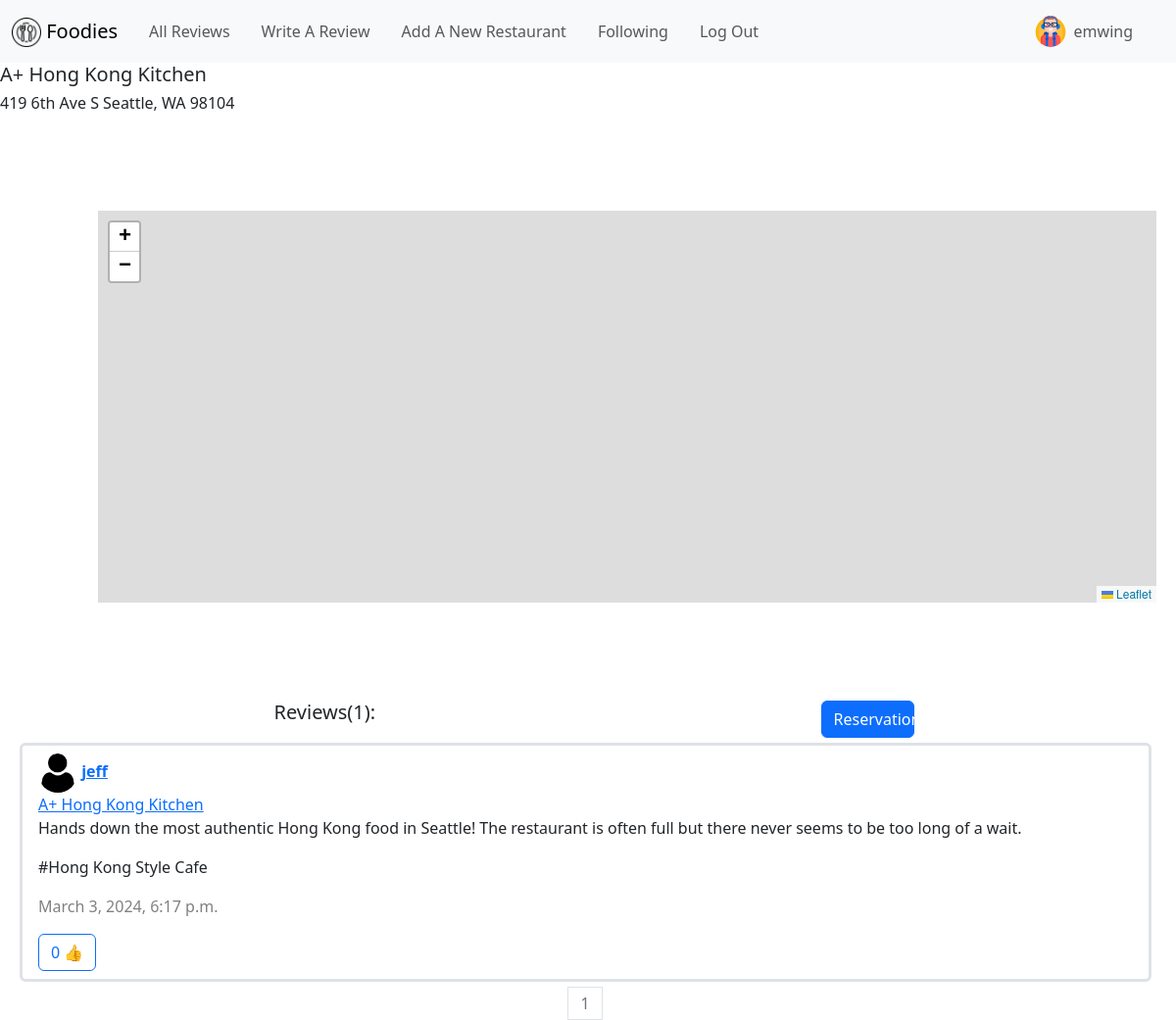
The app's page /restaurantProfile/8 (signed in), older data.
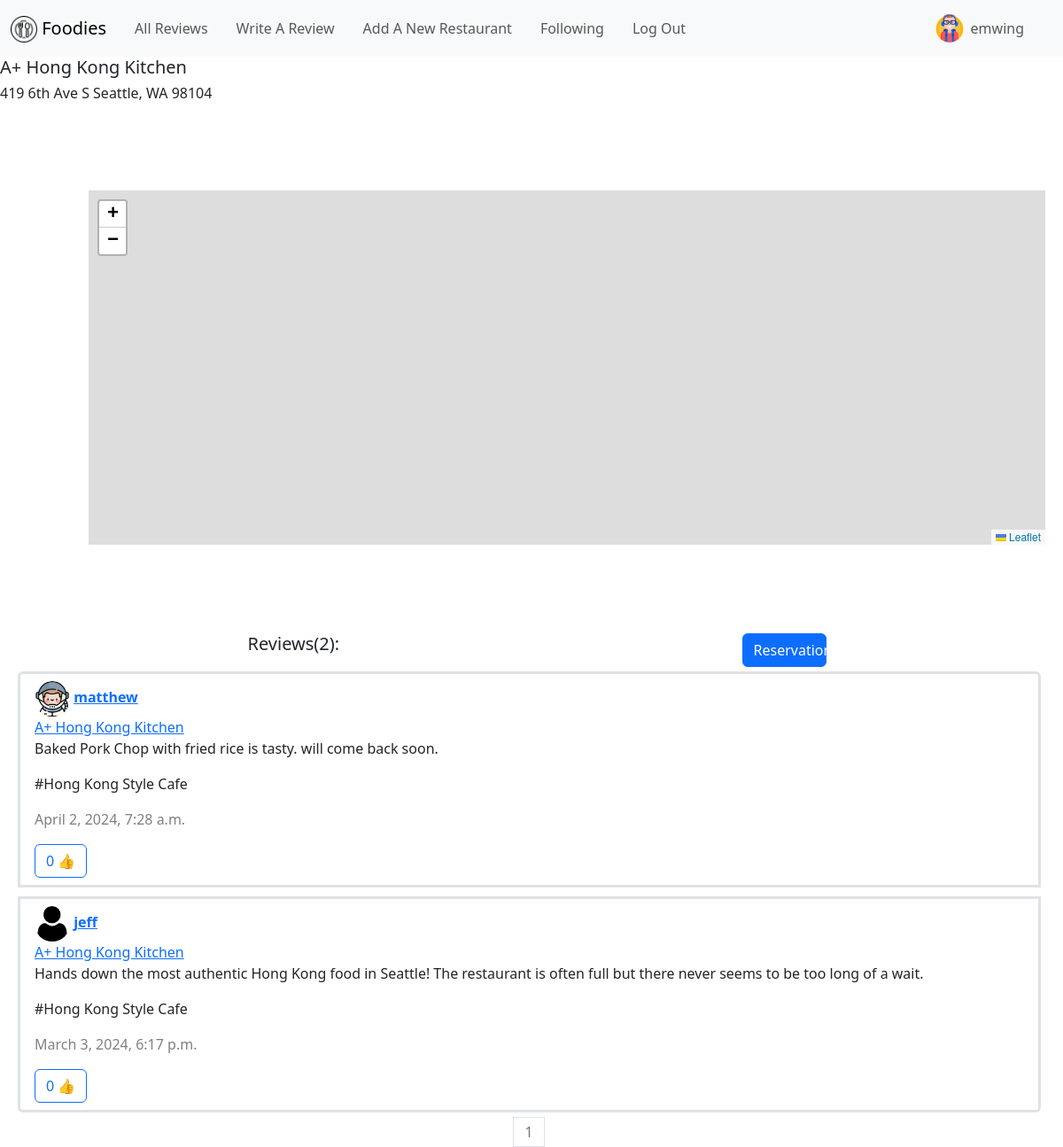
The same page, newer data.
### restaurant/models.py (models this page shows, shortened)
class Post(models.Model):
    user = models.ForeignKey(User, on_delete=models.CASCADE, related_name="user")
    restaurant = models.ForeignKey(Restaurant, on_delete=models.CASCADE, related_name="restaurant")
    content = models.CharField(max_length=1000)
    timestamp = models.DateTimeField(auto_now_add=True)
    like = models.ManyToManyField(User, blank=True, related_name="likes")

class User(AbstractUser):
    pass

class Profile(models.Model):
    user = models.OneToOneField(User, primary_key=True, on_delete=models.CASCADE)
    name = models.CharField(max_length=200, null=True)
    phone = models.CharField(max_length=200, null=True, blank=True)
    profile_pic = models.ImageField(default="profile.png")
    date_created = models.DateTimeField(auto_now_add=True, null=True)

class Restaurant(models.Model):
    category = models.ForeignKey(Category, on_delete=models.CASCADE, blank=True, null=True, related_name="category")
    name = models.CharField(max_length=200, blank=False)
    address = models.CharField(max_length=200, blank=False)
    owner = models.ForeignKey(User, on_delete=models.CASCADE, blank=True, null=True, related_name="owner")

class Category(models.Model):
    categoryType = models.CharField(max_length=64)

### restaurant/views.py (the view)
# urls.py: path("restaurantProfile/<int:restaurant_id>", views.restaurantProfile, name="restaurantProfile"),
@csrf_exempt
@login_required
def restaurantProfile(request, restaurant_id):
    posts = Post.objects.filter(restaurant=restaurant_id).order_by("id").reverse()
    p = Paginator(posts, 10)
    print(p.page_range)
    page_number = request.GET.get('page')
    if page_number == None:
        current_page = 1
    else:
        current_page = int(page_number)
    try:
        page_obj = p.get_page(page_number)
    except PageNotAnInteger:
        page_obj = p.page(1)
    except EmptyPage:
        page_obj = p.page(p.num_pages)
    restaurant = Restaurant.objects.get(pk=restaurant_id)
    geolocator = Nominatim(user_agent="restaurant")
    restaurant_address = geolocator.geocode(restaurant.address, timeout=200)
    return render(request, "restaurant/restaurantprofile.html", {
        "posts": posts,
        "page_obj": page_obj,
        "restaurant": restaurant,
        "current_page": current_page,
        "restaurant_address":restaurant_address,
    })

### restaurant/templates/restaurant/restaurantprofile.html (shortened to what this page needs)
{% extends "restaurant/layout.html" %}
{% load static %}
{% block body %}
    <div>
        <h5> {{ restaurant.name }} </h5>
        <h6> {{ restaurant.address }}</h6>
    </div>
    <div id="map-container">
        <div class="map" id="map"></div>
    </div>
    <div class="container">
        <div class="row d-flex justify-content-center">
            <h5 class="col-6">Reviews({{ posts.count }}):</h4>
            <a class="btn btn-primary col-1" role="button" href="{% url 'event_new' restaurant.id %}"> Reservation</a>
        </div>
    </div>
    <div id="posts-detail-view">
        <ul class="list-group">
            {% for post in page_obj.object_list %}
                <li class="list-group-item border-3" data-id="{{ post.id }}">
                    <img class"profile-pic" id="profile-pic" src="{{ post.user.profile.profile_pic.url }}"/>
                    <a href="{% url 'profile' post.user.id %}"><strong> {{ post.user }}</strong></a>
                    <br>
                    <a href="{% url 'restaurantProfile' post.restaurant.id %}"> {{post.restaurant.name }}</a>
                    <p id="post-text"> {{ post.content }} </p>
                    <p id="category"> #{{ post.restaurant.category.categoryType }}</p>
                    <p id="post-timestamp"> {{ post.timestamp }} </p>
                    {% if user in post.like.all %}
                        <button type="button" class="btn btn-outline-danger" id="like"> <span id="number"> {{ post.like.all.count }} </span> &#128077;</button>
                    {% else %}
                        <button type="button" class="btn btn-outline-primary" id="like"> <span id="number"> {{ post.like.all.count }} </span> &#128077;</button>
                    {% endif %}
                </li>
            {% endfor %}
        </ul>
    </div>
    <nav aria-label="Page navigation">
        <ul class="pagination d-flex justify-content-center">
            {% for page_number in page_obj.paginator.page_range %}
                {% if current_page == page_number %}
                    <li class="page-item disabled">
                        <a class="page-link" tabindex="-1" aria-disabled="true" href="?page={{page_number}}">{{page_number}}</a>
                    </li>
                {% else %}
                    <li class="page-item">
                        <a class="page-link" href="?page={{page_number}}">{{page_number}}</a>
                    </li>
                {% endif %}
            {% endfor %}
        </ul>
    </nav>
{% endblock %}

Row changes from the older to the newer data that the page shows:
added Post: user.profile.profile_pic (picture), user "matthew", restaurant.name "A+ Hong Kong Kitchen", content "Baked Pork Chop with fried rice is tasty. will come back soon.", restaurant.category.categoryType "Hong Kong Style Cafe", timestamp "April 2, 2024, 7:28 a.m.", like.all.count "0"
Text that changed along with them:
{{ posts.count }}: "1" → "2"
